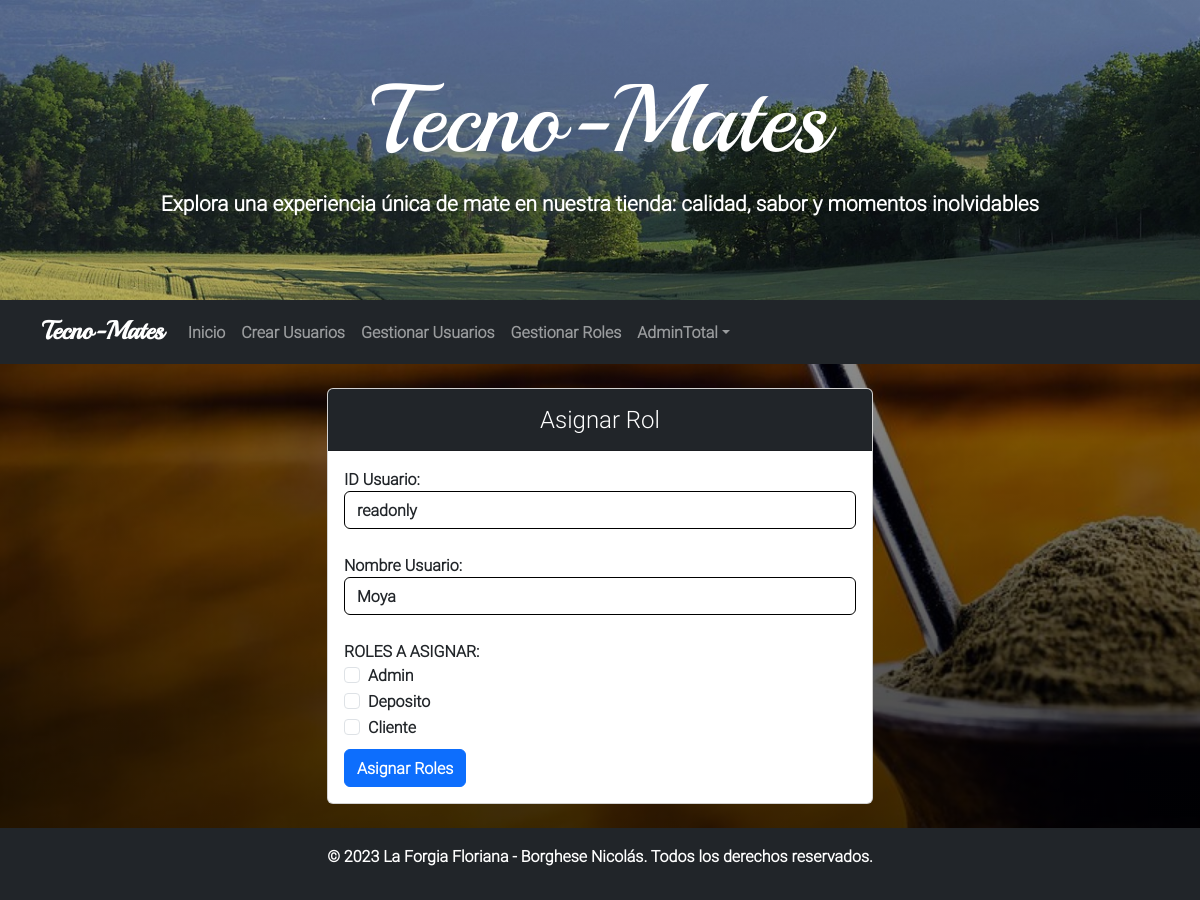
The page /vista/Administrador/asignarRoles.php (signed in) on the database its author committed.
### tables this page shows
CREATE TABLE menu (
  idmenu bigint(20) NOT NULL,
  menombre varchar(100) NOT NULL COMMENT 'Nombre del item del menu',
  medescripcion varchar(124) NOT NULL COMMENT 'Descripcion mas detallada del item del menu',
  idpadre bigint(20) DEFAULT NULL COMMENT 'Referencia al id del menu que es subitem',
  medeshabilitado timestamp NULL DEFAULT CURRENT_TIMESTAMP COMMENT 'Fecha en la que el menu fue deshabilitado por ultima vez'
);

CREATE TABLE usuario (
  idusuario bigint(20) NOT NULL,
  usnombre varchar(50) NOT NULL,
  uspass varchar(50) NOT NULL,
  usmail varchar(50) NOT NULL,
  usdeshabilitado timestamp NULL DEFAULT NULL
);

CREATE TABLE rol (
  idrol bigint(20) NOT NULL,
  rodescripcion varchar(50) NOT NULL
);

### vista/Administrador/asignarRoles.php (the view, shortened to what the rows shown need)
<?php
include_once("../Estructuras/headSeguro.php");
include_once("../Estructuras/banner.php");
include_once("../Estructuras/navSeguro.php");
$idUsuario = data_submitted();
$objAbmUsuario = new AbmUsuario();
$colObjUsuario = $objAbmUsuario->buscar($idUsuario);
$nombreUsuario = $colObjUsuario[0]->getUsNombre();
$rol = new AbmRol();
$listaRoles = $rol->buscar(null);
?>
    <div class="container mt-4 mb-4">
        <div class="row justify-content-center">
            <div class="col-md-6">
                <div class="card">
                    <div class="card-body">
                        <form action="action/asignarRol.php" method="post">
                            <?php
                            if (count($listaRoles) > 0) {
                                echo "<div class='form-group'>";
                                echo "ID Usuario: <input type='text' class='form-control' id='idusuario' name='idusuario' value=" . $idUsuario['idusuario'] . " readonly><br>";
                                echo "Nombre Usuario: <input type='text' class='form-control' id='usnombre' name='usnombre' value=" . $nombreUsuario . " readonly><br>";
                                echo "ROLES A ASIGNAR:<br>";
                                for ($i = 0; $i < count($listaRoles); $i++) {
                                    $objRol = $listaRoles[$i];
                                    echo "<div class='form-check'>";
                                    echo "<input type='checkbox' class='form-check-input' name='idrol' id='idrol' value=" . $objRol->getIdRol() . ">";
                                    echo "<label class='form-check-label' for='idrol'>" . $objRol->getRolDescripcion() . "</label>";
                                    echo "</div>";
                                }
                                echo "</div>";
                                echo '<button type="submit" class="btn btn-primary mt-2">Asignar Roles</button>';
                            } else {
                                echo "<p>No se encontraron Roles</p>";
                            }
                            ?>
                        </form>
                    </div>
                </div>
            </div>
        </div>
    </div>
<?php
include_once("../Estructuras/footer.php");
?>

### vista/Estructuras/navSeguro.php (shortened to what the rows shown need)
<?php
$colMenu = $session->getColMenu();
$direccionMenu = $session->getDireccionMenu();
$direccionPadre = $session->getDireccionPadreMenu();
?>
<nav class="navbar navbar-expand-lg navbar-dark bg-dark">
    <div class="container">
        <div class="collapse navbar-collapse" id="navbarNav">
            <ul class="navbar-nav ml-auto">
            <?php
            if(count($colMenu) != 0){
                for ($i=0; $i < count($colMenu); $i++){
                    $menombre = $colMenu[$i]->getMeNombre();
                    $medescripcion = $colMenu[$i]->getMeDescripcion();
                    $padreMenu = $colMenu[$i]->getMenuPadre();
                    $nombrePadre = $padreMenu->getMeNombre();
                    $medescripcionpadre = $padreMenu->getMeDescripcion();
                    if ($colMenu[$i]->getMenuPadre()->getIdMenu() != 0){
                        if ($medescripcion !="productos.php"){
                            if ($direccionMenu == $medescripcion){
                                echo '<li class="nav-item active nav-underline">';
                                echo '  <a class="nav-link active " aria-current="page" href="#">'.$menombre.'</a>';
                                echo '</li>';
                            } else {
                                if ($direccionPadre == $nombrePadre){
                                    echo '<li class="nav-item">';
                                    echo '  <a class="nav-link" href='.$medescripcion.'>'.$menombre.'</a>';
                                    echo '</li>';
                                } else {
                                    echo '<li class="nav-item">';
                                    echo '  <a class="nav-link" href='.$medescripcionpadre.$medescripcion.'>'.$menombre.'</a>';
                                    echo '</li>';
                                }
                            }
                        }
                    }
                }
            }
            ?>
            </ul>
        </div>
    </div>
</nav>

### rows shown on the page
menu: menombre "Inicio"
menu: menombre "Crear Usuarios"
menu: menombre "Gestionar Usuarios"
menu: menombre "Gestionar Roles"
usuario: usnombre "Moya"
rol: rodescripcion "Admin"
rol: rodescripcion "Deposito"
rol: rodescripcion "Cliente"

### other values the page prints
$nombreUsuario "AdminTotal"
